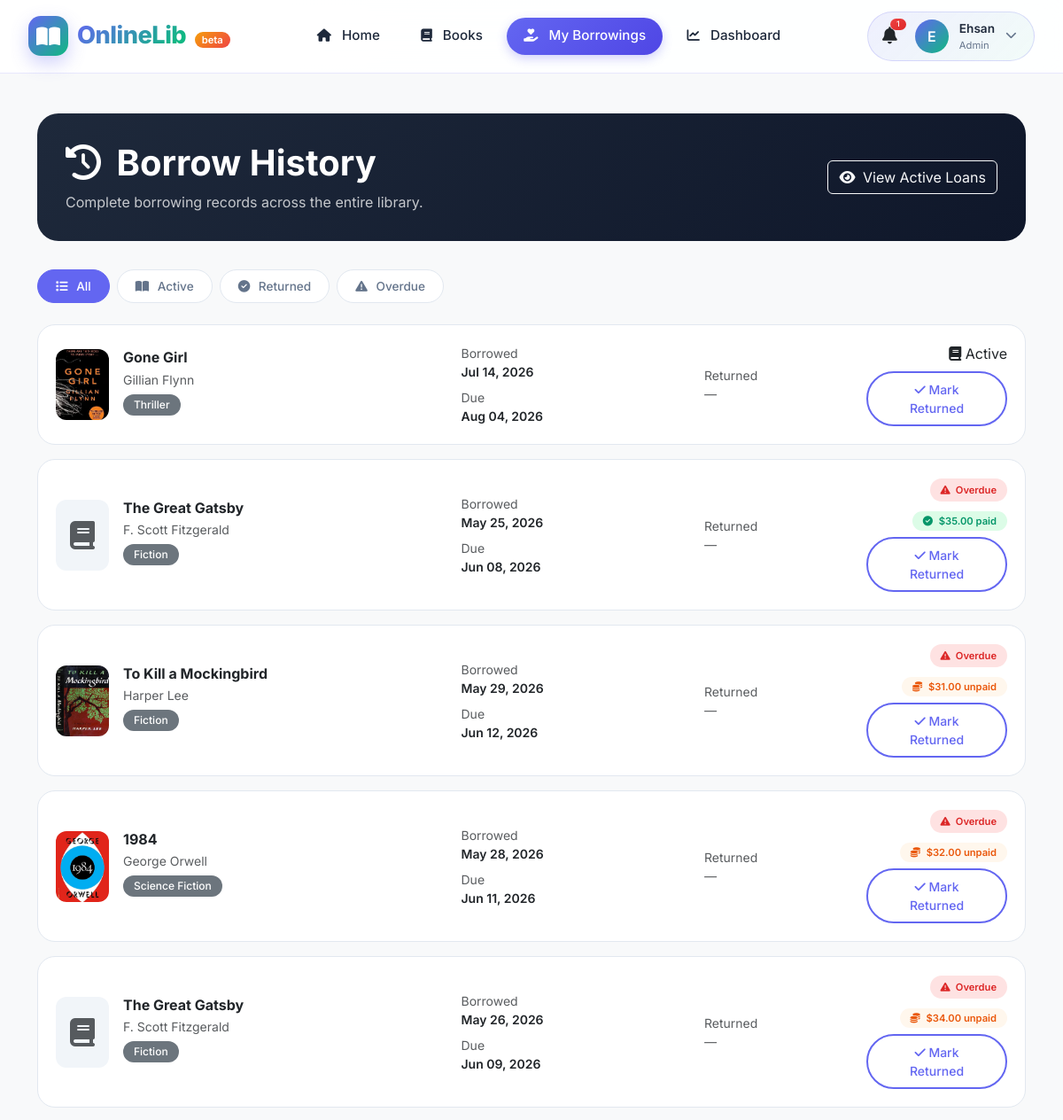
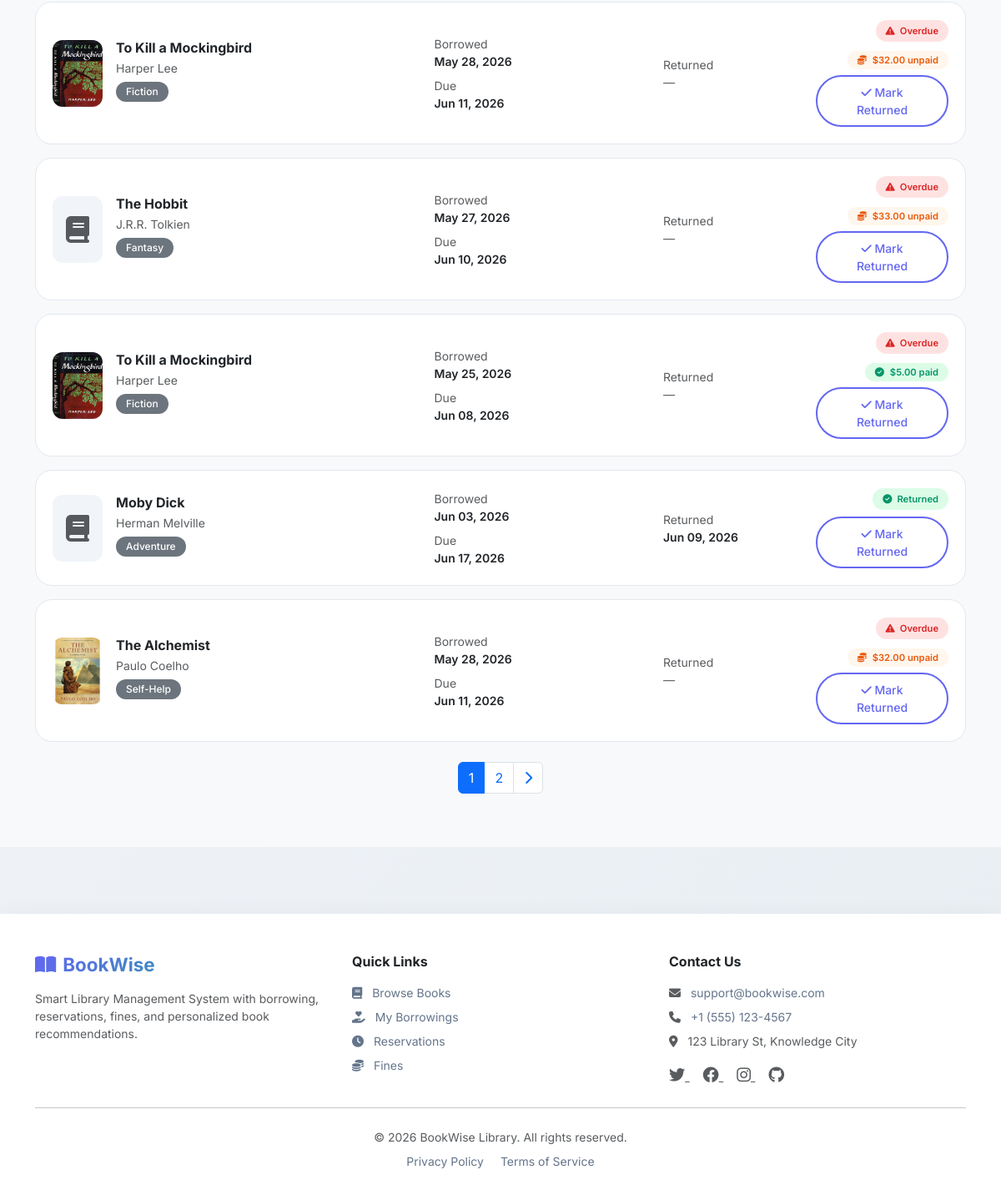
Screenshot of /borrowing/history/ (signed in) with the database file from the repository (2 pictures, top to bottom).
### accounts/models.py (models this page shows, shortened)
class CustomUser(AbstractUser):
    class Role(models.TextChoices):
        ADMIN = "ADMIN", _("Admin")
        MEMBER = "MEMBER", _("Member")
    email = models.EmailField(_("email address"), unique=True)
    role = models.CharField(
        _("role"),
        max_length=10,
        choices=Role.choices,
        default=Role.MEMBER,
    )
    objects = CustomUserManager()
    USERNAME_FIELD = "username"
    REQUIRED_FIELDS = ["email"]
    class Meta:
        verbose_name = _("user")
        verbose_name_plural = _("users")

### borrowing/models.py (models this page shows, shortened)
class Borrow(models.Model):
    class StatusChoices(models.TextChoices):
        PENDING = "PENDING", "Pending Request"
        BORROWED = "BORROWED", "Borrowed"
        RETURNED = "RETURNED", "Returned"
        REJECTED = "REJECTED", "Rejected"
    user = models.ForeignKey(
        settings.AUTH_USER_MODEL,
        on_delete=models.CASCADE,
        related_name="borrowings",
    )
    book = models.ForeignKey(
        Book,
        on_delete=models.CASCADE,
        related_name="borrowings",
    )
    request_date = models.DateTimeField(default=timezone.now)
    borrow_date = models.DateTimeField(null=True, blank=True)
    due_date = models.DateTimeField(null=True, blank=True)
    return_date = models.DateTimeField(null=True, blank=True)
    status = models.CharField(
        max_length=10,
        choices=StatusChoices.choices,
        default=StatusChoices.PENDING,
    )
    approved_by = models.ForeignKey(
        settings.AUTH_USER_MODEL,
        on_delete=models.SET_NULL,
        null=True,
        blank=True,
        related_name="approved_borrowings",
    )
    rejected_reason = models.TextField(blank=True, default="")
    class Meta:
        ordering = ["-request_date"]

class Fine(models.Model):
    user = models.ForeignKey(
        settings.AUTH_USER_MODEL,
        on_delete=models.CASCADE,
        related_name="fines",
    )
    borrow = models.OneToOneField(
        Borrow,
        on_delete=models.CASCADE,
        related_name="fine",
    )
    amount = models.DecimalField(max_digits=6, decimal_places=2, default=0.00)
    is_paid = models.BooleanField(default=False)
    class Meta:
        ordering = ["is_paid", "-amount"]

### books/models.py (models this page shows, shortened)
class Book(models.Model):
    title = models.CharField(max_length=255)
    author = models.CharField(max_length=255)
    genre = models.CharField(max_length=100)
    description = models.TextField(blank=True)
    publish_year = models.PositiveIntegerField()
    isbn = models.CharField(
        max_length=13,
        unique=True,
        validators=[
            RegexValidator(
                regex=r'^\d{13}$',
                message="ISBN must be exactly 13 digits.",
                code="invalid_isbn"
            )
        ]
    )
    total_copies = models.PositiveIntegerField(default=1)
    available_copies = models.PositiveIntegerField(default=1)
    cover_image = models.ImageField(upload_to="book_covers/", blank=True)
    def __init__(self, *args, **kwargs):
        available_copies_was_provided = "available_copies" in kwargs
        super().__init__(*args, **kwargs)
        self._available_copies_was_provided = available_copies_was_provided
    def __setattr__(self, name, value):
        if name == "available_copies" and "_available_copies_was_provided" in self.__dict__:
            self.__dict__["_available_copies_was_provided"] = True
        super().__setattr__(name, value)
    class Meta:
        ordering = ["title"]
        verbose_name = "book"
        verbose_name_plural = "books"

### borrowing/views.py (the view)
# urls.py: path("history/", BorrowHistoryView.as_view(), name="borrow_history"),
class BorrowHistoryView(LoginRequiredMixin, ListView):
    model = Borrow
    template_name = "borrowing/borrow_history.html"
    context_object_name = "borrowings"
    paginate_by = 10
    def get_queryset(self):
        user = self.request.user
        qs = Borrow.objects.select_related("book", "user")
        if user.is_superuser or getattr(user, "role", None) == "ADMIN":
            queryset = qs.all()
        else:
            queryset = qs.filter(user=user)
        status_filter = self.request.GET.get("status", "").strip().lower()
        now = timezone.now()
        if status_filter == "pending":
            queryset = queryset.filter(status=Borrow.StatusChoices.PENDING)
        elif status_filter == "active":
            queryset = queryset.filter(status=Borrow.StatusChoices.BORROWED, due_date__gte=now)
        elif status_filter == "returned":
            queryset = queryset.filter(status=Borrow.StatusChoices.RETURNED)
        elif status_filter == "overdue":
            queryset = queryset.filter(status=Borrow.StatusChoices.BORROWED, due_date__lt=now)
        elif status_filter == "rejected":
            queryset = queryset.filter(status=Borrow.StatusChoices.REJECTED)
        return queryset.order_by('-request_date')
    def get_context_data(self, **kwargs):
        context = super().get_context_data(**kwargs)
        status = self.request.GET.get("status", "").strip().lower()
        context["current_status"] = status
        context["now"] = timezone.now()
        context['is_admin'] = self.request.user.is_superuser or getattr(self.request.user, "role", None) == "ADMIN"
        return context

### borrowing/templates/borrowing/borrow_history.html (shortened to what this page needs)
{% extends "base.html" %}
{% load static %}
{% block content %}
<section class="py-4 py-md-5 bg-light min-vh-100">
    <div class="container">
        <div class="history-header">
            <div class="d-flex flex-column flex-md-row justify-content-between align-items-md-center">
                <div>
                    <h1 class="fw-bold mb-2">
                        <i class="fas fa-history me-2"></i>
                        Borrow History
                    </h1>
                    <p class="opacity-75 mb-0">
                        {% if user.role == 'ADMIN' or user.is_superuser %}
                            Complete borrowing records across the entire library.
                        {% else %}
                            Track all your past and current book borrowings.
                        {% endif %}
                    </p>
                </div>
                <div class="mt-3 mt-md-0">
                    <a href="{% url 'borrowing:borrow_list' %}" class="btn btn-outline-light">
                        <i class="fas fa-eye me-1"></i> View Active Loans
                    </a>
                </div>
            </div>
        </div>
        <div class="filter-tabs">
            <a href="{% url 'borrowing:borrow_history' %}"
               class="filter-btn {% if not current_status %}active{% endif %}">
                <i class="fas fa-list"></i> All
            </a>
            <a href="{% url 'borrowing:borrow_history' %}?status=active"
               class="filter-btn {% if current_status == 'active' %}active{% endif %}">
                <i class="fas fa-book-open"></i> Active
            </a>
            <a href="{% url 'borrowing:borrow_history' %}?status=returned"
               class="filter-btn {% if current_status == 'returned' %}active{% endif %}">
                <i class="fas fa-check-circle"></i> Returned
            </a>
            <a href="{% url 'borrowing:borrow_history' %}?status=overdue"
               class="filter-btn {% if current_status == 'overdue' %}active{% endif %}">
                <i class="fas fa-exclamation-triangle"></i> Overdue
            </a>
        </div>
        {% if borrowings %}
            {% for borrow in borrowings %}
                <div class="history-card">
                    <div class="row align-items-center">
                        <div class="col-12 col-md-5">
                            <div class="d-flex gap-3">
                                <div class="flex-shrink-0">
                                    {% if borrow.book.cover_image %}
                                        <img src="{{ borrow.book.cover_image.url }}"
                                             alt="{{ borrow.book.title }}"
                                             style="width: 60px; height: 80px; object-fit: cover; border-radius: 12px;">
                                    {% else %}
                                        <div style="width: 60px; height: 80px; background: #f1f5f9; border-radius: 12px; display: flex; align-items: center; justify-content: center;">
                                            <i class="fas fa-book fa-2x text-muted"></i>
                                        </div>
                                    {% endif %}
                                </div>
                                <div>
                                    <h6 class="fw-bold mb-1">{{ borrow.book.title }}</h6>
                                    <p class="small text-muted mb-1">{{ borrow.book.author }}</p>
                                    <span class="badge bg-secondary">{{ borrow.book.genre }}</span>
                                </div>
                            </div>
                        </div>
                        <div class="col-6 col-md-3 mt-3 mt-md-0">
                            <div class="small text-muted">Borrowed</div>
                            <div class="fw-semibold small">{{ borrow.borrow_date|date:"M d, Y" }}</div>
                            <div class="small text-muted mt-2">Due</div>
                            <div class="fw-semibold small">{{ borrow.due_date|date:"M d, Y" }}</div>
                        </div>
                        <div class="col-6 col-md-2 mt-3 mt-md-0">
                            {% if borrow.return_date %}
                                <div class="small text-muted">Returned</div>
                                <div class="fw-semibold small">{{ borrow.return_date|date:"M d, Y" }}</div>
                            {% else %}
                                <div class="small text-muted">Returned</div>
                                <div class="text-muted fst-italic small">—</div>
                            {% endif %}
                        </div>
                        <div class="col-12 col-md-2 mt-3 mt-md-0 text-md-end">
                            {% if borrow.status == 'RETURNED' %}
                                <span class="returned-badge">
                                    <i class="fas fa-check-circle"></i> Returned
                                </span>
                            {% elif borrow.due_date < now %}
                                <span class="overdue-badge-history">
                                    <i class="fas fa-exclamation-triangle"></i> Overdue
                                </span>
                            {% else %}
                                <span class="status-badge status-borrowed">
                                    <i class="fas fa-book"></i> Active
                                </span>
                            {% endif %}
                            {% if borrow.fine and not borrow.fine.is_paid %}
                                <div class="mt-2">
                                    <span class="fine-chip">
                                        <i class="fas fa-coins me-1"></i> ${{ borrow.fine.amount }} unpaid
                                    </span>
                                </div>
                            {% elif borrow.fine and borrow.fine.is_paid %}
                                <div class="mt-2">
                                    <span class="fine-chip fine-paid">
                                        <i class="fas fa-check-circle me-1"></i> ${{ borrow.fine.amount }} paid
                                    </span>
                                </div>
                            {% endif %}
                            {% if borrow.status == 'BORROWED' and user.role == 'ADMIN' or user.is_superuser %}
                                <div class="mt-2">
                                    <form method="post" action="{% url 'borrowing:return_book' borrow.pk %}" class="d-inline">
                                        <button type="submit" class="btn btn-sm btn-outline-primary"
                                                onclick="return confirm('Mark as returned?')">
                                            <i class="fas fa-check"></i> Mark Returned
                                        </button>
                                    </form>
                                </div>
                            {% endif %}
                        </div>
                    </div>
                </div>
            {% endfor %}
        {% endif %}
        {% if is_paginated %}
            <nav class="mt-4">
                <ul class="pagination justify-content-center">
                    {% for num in page_obj.paginator.page_range %}
                        {% if num > page_obj.number|add:'-3' and num < page_obj.number|add:'3' %}
                            <li class="page-item {% if num == page_obj.number %}active{% endif %}">
                                <a class="page-link" href="?status={{ current_status }}&page={{ num }}">{{ num }}</a>
                            </li>
                        {% endif %}
                    {% endfor %}
                    {% if page_obj.has_next %}
                        <li class="page-item">
                            <a class="page-link" href="?status={{ current_status }}&page={{ page_obj.next_page_number }}">
                                <i class="fas fa-chevron-right"></i>
                            </a>
                        </li>
                    {% endif %}
                </ul>
            </nav>
        {% endif %}
    </div>
</section>
{% endblock %}

### templates/navbar.html (shortened to what this page needs)
{% load static %}
<header class="modern-header" id="modernHeader">
    <div class="header-container">
        <a href="{% url 'dashboard:home' %}" class="logo">
            <div class="logo-icon">
                <i class="fas fa-book-open"></i>
            </div>
            <div>
                <span class="logo-text">OnlineLib</span>
                <span class="logo-badge">beta</span>
            </div>
        </a>
        <div class="nav-menu" id="navMenu">
            <a href="{% url 'dashboard:home' %}" class="nav-link-custom" data-nav="home">
                <i class="fas fa-home"></i> Home
            </a>
            <a href="{% url 'books:book_list' %}" class="nav-link-custom" data-nav="books">
                <i class="fas fa-book"></i> Books
            </a>
            {% if user.is_authenticated %}
            <a href="{% url 'borrowing:borrow_list' %}" class="nav-link-custom" data-nav="borrowings">
                <i class="fas fa-hand-holding-heart"></i> My Borrowings
            </a>
            <a href="{% url 'dashboard:user-dashboard' %}" class="nav-link-custom" data-nav="dashboard">
                <i class="fas fa-chart-line"></i> Dashboard
            </a>
            {% endif %}
        </div>
        <div>
            {% if user.is_authenticated %}
            <div class="user-dropdown" id="userDropdown">
                <div class="user-btn" id="userBtn">
                    <a href="{% url 'notif:list' %}"
                       class="text-decoration-none me-2"
                       style="color: inherit; position: relative;"
                       onclick="event.stopPropagation();">
                        <i class="fas fa-bell" style="font-size: 1.2rem;"></i>
                        <span id="notifBadge"
                              class="badge bg-danger rounded-pill"
                              style="position: absolute; top: -8px; right: -10px; font-size: 0.55rem; padding: 2px 7px; display: none; min-width: 18px; animation: pulse 2s infinite;">
                        </span>
                    </a>
                    <div class="user-avatar">
                        {{ user.username|first|upper }}
                    </div>
                    <div class="user-info">
                        <div class="user-name">{{ user.get_full_name|default:user.username|truncatechars:12 }}</div>
                        <div class="user-role">{{ user.get_role_display }}</div>
                    </div>
                    <i class="fas fa-chevron-down dropdown-icon"></i>
                </div>
            </div>
            {% endif %}
        </div>
    </div>
</header>

### rows the page displays
CustomUser: username|first "E", get_full_name "Ehsan", role "Admin"
Borrow: book.cover_image (picture), book "Gone Girl", book.author "Gillian Flynn", book.genre "Thriller", borrow_date "Jul 14, 2026", due_date "Aug 04, 2026", shows "Returned", status "BORROWED" (drawn)
Borrow: book "The Great Gatsby", book.author "F. Scott Fitzgerald", book.genre "Fiction", borrow_date "May 25, 2026", due_date "Jun 08, 2026", shows "Returned", status "BORROWED" (drawn), fine.amount "35.00"
Borrow: book.cover_image (picture), book "To Kill a Mockingbird", book.author "Harper Lee", book.genre "Fiction", borrow_date "May 29, 2026", due_date "Jun 12, 2026", shows "Returned", status "BORROWED" (drawn), fine.amount "31.00"
Borrow: book.cover_image (picture), book "1984", book.author "George Orwell", book.genre "Science Fiction", borrow_date "May 28, 2026", due_date "Jun 11, 2026", shows "Returned", status "BORROWED" (drawn), fine.amount "32.00"
Borrow: book "The Great Gatsby", book.author "F. Scott Fitzgerald", book.genre "Fiction", borrow_date "May 26, 2026", due_date "Jun 09, 2026", shows "Returned", status "BORROWED" (drawn), fine.amount "34.00"
Borrow: book.cover_image (picture), book "To Kill a Mockingbird", book.author "Harper Lee", book.genre "Fiction", borrow_date "May 28, 2026", due_date "Jun 11, 2026", shows "Returned", status "BORROWED" (drawn), fine.amount "32.00"
Borrow: book "The Hobbit", book.author "J.R.R. Tolkien", book.genre "Fantasy", borrow_date "May 27, 2026", due_date "Jun 10, 2026", shows "Returned", status "BORROWED" (drawn), fine.amount "33.00"
Borrow: book.cover_image (picture), book "To Kill a Mockingbird", book.author "Harper Lee", book.genre "Fiction", borrow_date "May 25, 2026", due_date "Jun 08, 2026", shows "Returned", status "BORROWED" (drawn), fine.amount "5.00"
Borrow: book "Moby Dick", book.author "Herman Melville", book.genre "Adventure", borrow_date "Jun 03, 2026", due_date "Jun 17, 2026", return_date "Jun 09, 2026", status "RETURNED" (drawn)
Borrow: book.cover_image (picture), book "The Alchemist", book.author "Paulo Coelho", book.genre "Self-Help", borrow_date "May 28, 2026", due_date "Jun 11, 2026", shows "Returned", status "BORROWED" (drawn), fine.amount "32.00"

### other values shown
{{ num }} "1" "2"
